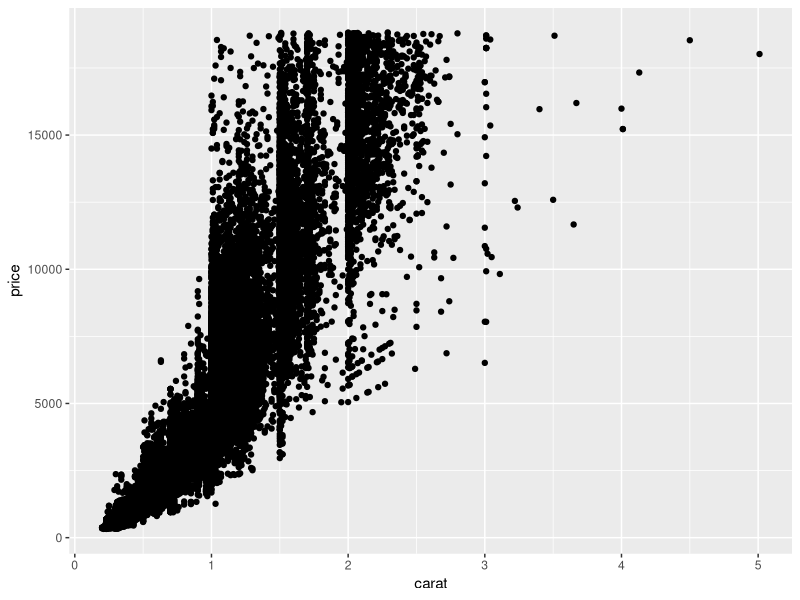
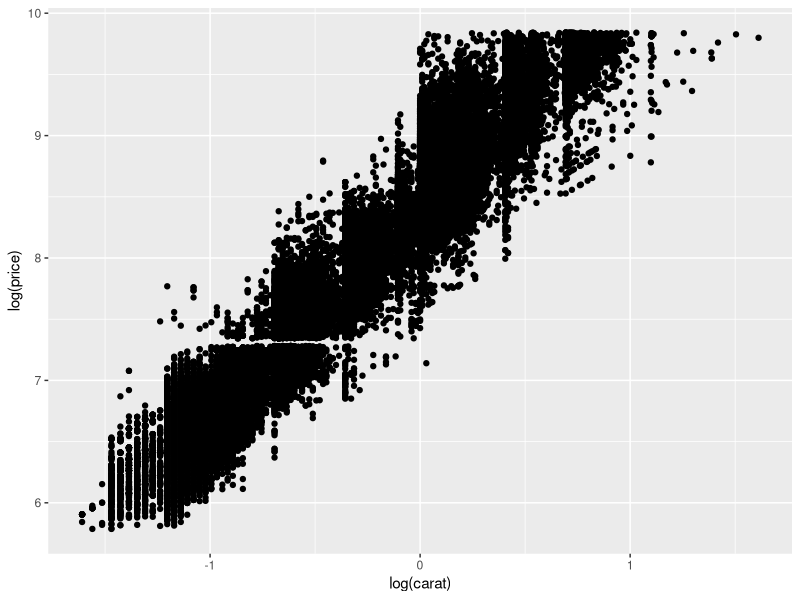
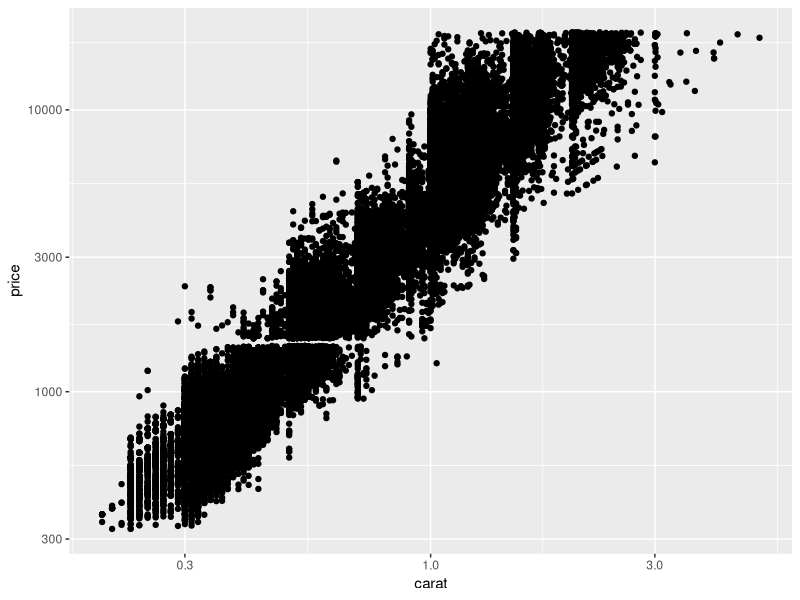
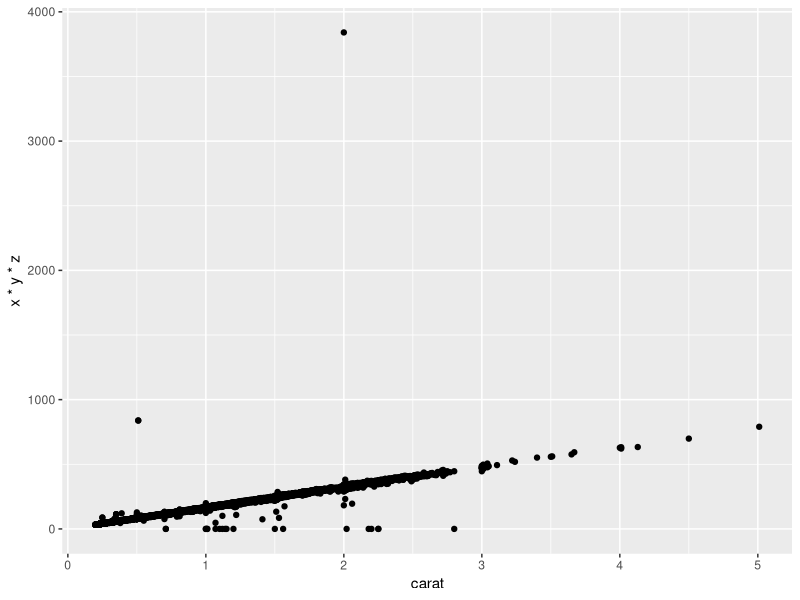
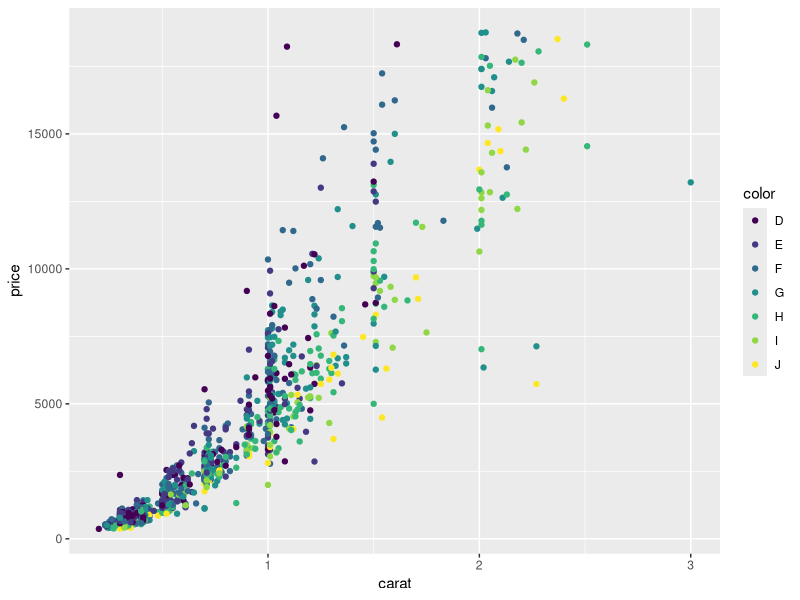
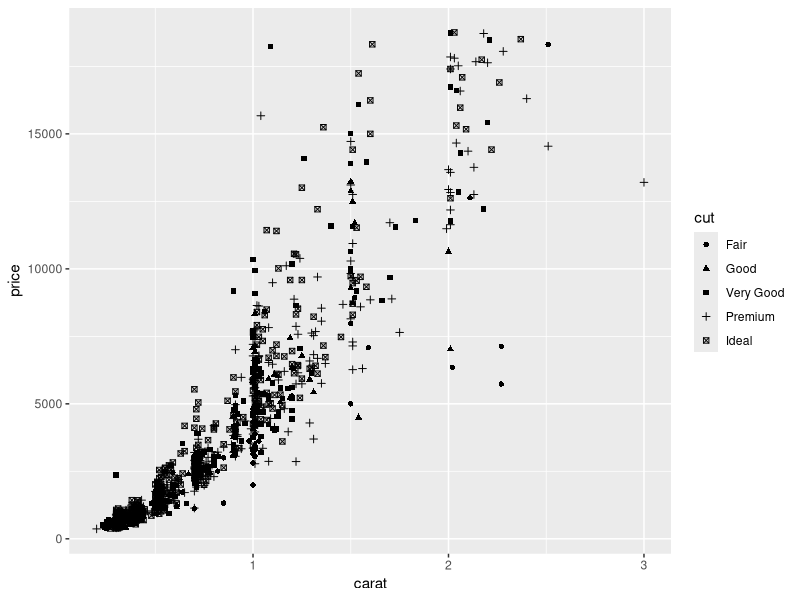
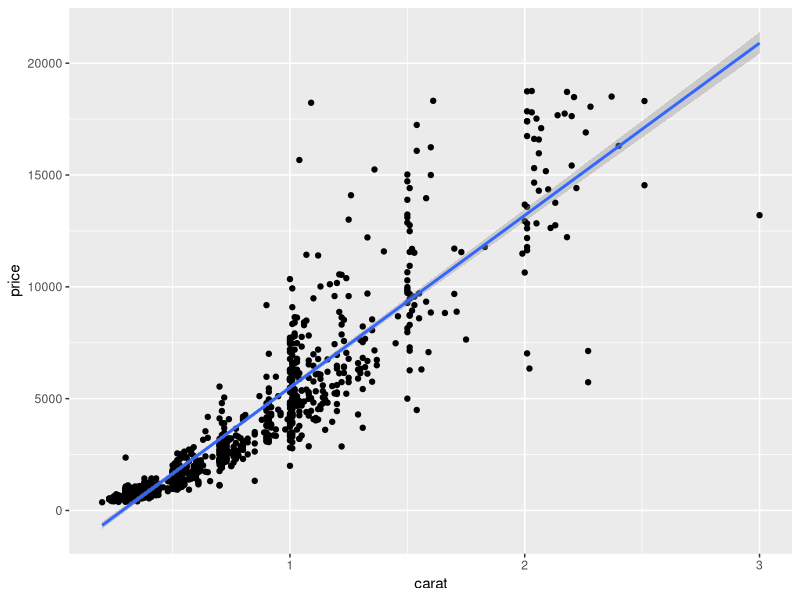
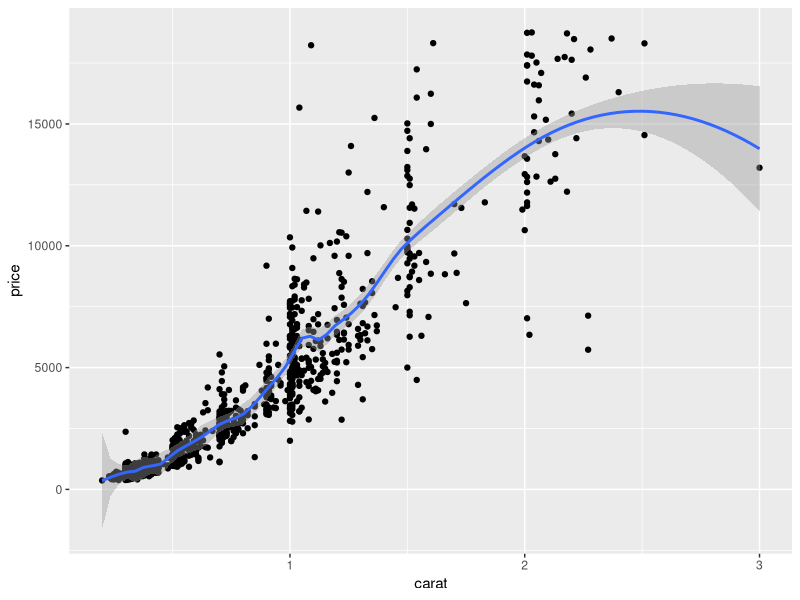

These charts were generated, in order, by the following R code: (Note: this script raises an error after producing the figures.)
## ---- chunk 1
# qplot(x, y = NULL, ..., data, facets = NULL,
#       margins = FALSE,geom = "auto", stat = list(NULL),
#       position = list(NULL), xlim = c(NA,NA),
#       ylim = c(NA, NA), log = "", main = NULL,
#       xlab = deparse(substitute(x)),
#       ylab = deparse(substitute(y)), asp = NA)
# 
# x, y与基本的plot()函数参数一致，指定图中x坐标和y坐标的值；
# ...为每个图层指定其他图形装饰属性，如颜色(colour)、形状(shape)、大小(size)等；
# data用于要分析的数据框；
# facets用来指定用于分面的变量，默认不指定分面变量；
# margins是否呈现图形边缘，默认不显示图形边缘；
# 
# geom为设定的几何对象，几何对象可以是一种，也可以是多种组合，如下为常用的几何对象：
# geom = 'point'，绘制散点图，当参数x和y指定时，默认为散点图；
# geom = 'smooth'，绘制平滑曲线和标准误，method参数可以指定平滑曲线的方法，如lm，loess，gam等；
# geom = 'boxplot'，绘制箱线图，参数colour控制外框颜色，fill指定填充颜色，size调节线的粗细；
# geom = 'path'或geom = 'line'，绘制线图；
# geom = 'histogram'，绘制直方图，当只提供x参数的数据时默认为直方图，可以指定直方图的组距参数binwidth = ，fill参数为直方图添加填充颜色；
# geom = 'freqploy'，绘制频率多变形；
# geom = 'density'，绘制密度曲线，adjust参数控制曲线的平滑程度，取值越大，越平滑；
# geom = 'bar'，绘制条形图，对于明细数据，条形图的纵坐标为频数；对于已经汇总的数据需要使用weight参数指定已汇总的变量；
# geom = 'jitter'，绘制扰动点图，可以查看各位置下的疏密情况，还可以配合alpha = I()参数一起使用，alpha值越小则越透明；
# 
# stat为字符向量，用于指定统计函数；
# position为字符向量，用于调整图形的位置；
# xlim和ylim指定图形横纵坐标的范围，与plot函数中xlim，ylim参数一致；
# log进行横纵坐标的对数转换，可也是log='x'或log='y'或log='xy';
# main为图形添加标题，与plot函数中main参数一致；
# xlab和ylab为图形横纵坐标添加标题，与plot函数中xlab，ylab参数一致。
## ---- chunk 2
#下载并安装ggplot2包
if(!suppressWarnings(require('ggplot2'))){
  install.packages('ggplots')
  require('ggplot2')
  }
head(diamonds)
## ---- chunk 3
#绘制diamonds数据集中carat与price的散点图
qplot(carat, price, data = diamonds)

#对x和y坐标做对数变换，可以使用log参数
qplot(log(carat), log(price), data = diamonds)

#或者
qplot(carat, price, data = diamonds, log='xy')

#绘制砖石重量与体积的散点图
qplot(carat, x*y*z, data = diamonds)
## ---- chunk 4
#对diamonds数据集进行抽样
set.seed(1234)
dia_sample <- diamonds[
sample(1:nrow(diamonds),1000),]
#为散点图添加图形的其他装饰属性，使用col参数添加颜色
qplot(carat, price, data = dia_sample, col = color)
#为散点图添加图形的其他装饰属性，使用shape参数添加形状属性
qplot(carat, price, data = dia_sample, shape = cut)
## ---- chunk 5
#为散点图添加拟合曲线，使用method参数定义平滑曲线的方法
qplot(carat, price, data = dia_sample,
      geom = c('point','smooth'), method = 'lm')
#loess法，span越小，平滑线越弯曲
qplot(carat, price, data = dia_sample,
      geom = c('point','smooth'),
      method = 'loess', span = 0.2)
## ---- chunk 6
#绘制箱线图,为箱线图添加边缘色（colour参数）和填充色（fill参数）
qplot(color, price/carat, data = diamonds,
      geom = 'boxplot', colour = I('red'),
      fill = I('blue'))
## ---- chunk 7
#绘制线图（这里使用ggplot2包自带的ecnomics数据集，绘制时间序列图）
qplot(date, unemploy/pop, data = economics, geom = 'line')
#或者
qplot(date, unemploy/pop, data = economics, geom = 'path')
## ---- chunk 8
#绘制直方图，使用binwidth参数设置直方图的组距，默认纵坐标为频数
qplot(x = carat, data = diamonds, geom = 'histogram',
      binwidth = 0.1, xlim = c(0,3))
## ---- chunk 9
#用..density..参数设定纵坐标为频率，facets参数实现分面绘图
qplot(x = carat, ..density.., data = diamonds,
      facets = color~., geom = 'histogram',
      binwidth = 0.1, colour = I('black'),
      fill = I('blue'), xlim = c(0,3))
## ---- chunk 10
#绘制密度曲线
qplot(x = carat, data = diamonds, geom = 'density')
qplot(x = carat, data = diamonds, geom = 'density',col = color)
## ---- chunk 11
#绘制条形图，使用fill参数实现叠加条形图的绘制
qplot(x = color, data = diamonds, geom = 'bar', fill = cut)
## ---- chunk 12
#对已经汇总的数据做条形图，需要添加weight参数指定频数
x <- rpois(1000,3)
df <- as.data.frame(table(x))
qplot(x = x, weight = Freq, data = df, geom = 'bar')
## ---- chunk 13
#绘制扰动点图
qplot(x = cut, y = price, data = diamonds, geom = 'jitter')
#添加alpha参数设定透明度
qplot(x = cut, y = price, data = diamonds,
      geom = 'jitter', alpha = I(0.1))
## ---- chunk 14
# ggplot(data = df, mapping = aes(x = , y = , ...))
# 使用ggplot2包进行绘图，对数据的要求必须是数据框，
# 如果数据集发生了变化，可以使用“%+%”来代替原来的数据集；
# aes()参数可以定义图形的属性，这里的属性可以是x轴或y轴所对应数据集的变量，
# 也可以是形状、颜色、尺寸、填充，分组等。
# 需要注意的是，aes()参数所设定的属性值必须是数据集中的变量，不可以是自定义的常量,
# 如果必须要添加属性映射为一个常量，可以做图层函数中添加。
# 还可以通过加号（+）来添加或修改或删除图形属性映射。
## ---- chunk 15
library(ggplot2)
library(gridExtra)
# 添加（在ggplot()函数外添加图形映射aes）：
p1 <- ggplot(data = mpg)
p1 <- p1 + aes(x = hwy, y = displ,
               colour = factor(cyl)) + geom_point()
# 修改（将x轴由原来的hwy改为cty）：
p2 <- p1 + aes(x = cty, y = displ,
               colour = factor(cyl)) + geom_point()
# 删除（删除颜色属性的映射）：
p3 <- p1 + aes(x = cty, y = displ, colour = NULL) + geom_point()
# 将三幅图组合到一张图中
grid.arrange(p1, p2, p3, ncol = 3, nrow = 1)
## ---- chunk 16
# 通过group = Subject实现每个男孩一条身高增长曲线
library(nlme)
p1 <- ggplot(data = Oxboys, mapping = 
               aes(x = age, y = height, group = Subject)) +
             geom_line()
p1
# 如果不指定分组变量，将会返回无意义的图
p2 <- ggplot(data = Oxboys, mapping =
               aes(x = age, y = height, group = 1)) + geom_line()
p2
# 为每一个男孩的身高增长曲线添加一条线性的平滑曲线显然不能反映所有男孩的趋势
p3 <- ggplot(data = Oxboys, mapping =
               aes(x = age, y = height, group = Subject)) + 
             geom_line() + 
             geom_smooth(mapping = aes(group = Subject),
                         method = 'lm', se = FALSE,
                         size = 2, colour = 'blue')
p3
# 这时绘制所有男孩的平滑曲线时，就不能添加分组属性
p4 <- ggplot(data = Oxboys, mapping =
               aes(x = age, y = height, group = Subject)) +
             geom_line() +
             geom_smooth(mapping = aes(group = 1),
                         method = 'lm', se = FALSE,
                         size = 2, colour = 'blue')
p4
## ---- chunk 17
# 通过加号（+）添加图层函数，实现图层的叠加，以添加条形图图层为例：
#  + geom_bar(mapping = NULL, data = NULL,
#             stat = "bin", position = "stack",...)
# mapping：可以为每个图层添加各自的图形属性映射，用aes()函数包含各种属性映射；
# data：可以为每个图层指定不同的数据集，默认情况下使用ggplot()函数指定的数据集；
# stat：可以为每个图层添加不同的统计变换，对于条形图来说，默认的统计变换封箱bin；
# position：实现图层的位置调整，默认情况下是堆叠图，还可以指定填充图（fill）和并列图（dodge）
# ...：可以指定的其他参数，如透明度、尺寸等。
## ---- chunk 18
# 可以通过加号（+）添加统计变换函数，实现图层上的统计变换，这里以qq图为例：
#  + stat_qq(mapping = NULL, data = NULL,
#            geom = "point",position = "identity",
#            distribution = qnorm, dparams = list(),
#            na.rm = FALSE, ...)
# mapping：为每个统计变换函数添加各自的图形映射；
# data：为每个统计变换函数指定不同的数据集；
# geom：为每个统计变换函数添加不同几何对象，这里默认为点图；
# position：可以实现每个统计变换函数的位置调整；
# distribution：这里指定stat_qq()函数中的分布函数，用字符串表示，默认为正态分位数函数（'qnorm'）；
# dparams：为指定的某种分布的分位数函数设置参数；
# na.rm：为每个统计变换函数选择缺失值的处理方式，默认情况下，剔除缺失值并返回警告信息。
## ---- chunk 19
library(ggplot2)
library(gridExtra)
set.seed(1234)
x <- rt(1000,3)
#绘制正态分布的QQ图
p1 <- ggplot(data = NULL, mapping = aes(sample = x)) +
             stat_qq(distribution = qnorm)
#绘制t分布的QQ图
p2 <- ggplot(data = NULL, mapping = aes(sample = x)) +
             stat_qq(distribution = qt, dparams = list(df = 3))
#合并以上两张图
grid.arrange(p1, p2, ncol = 2, nrow = 1)
## ---- chunk 20
# 位置调整就是对图层元素进行微调，当前ggplot2包含如下5种位置调整参数：
# position = 'dodge'，避免重叠，并排放置；
# position = 'fill'，堆叠图形元素，并将高度标准化为1；
# position = 'stack'，将图形元素堆叠起来；
# position = 'jitter'，给点添加扰动，避免重合；
# position = 'identity'，不对图形元素进行任何调整。
# 位置调整一般多用于处理离散数据，因为连续数据一般很少出现完全重叠的问题。
## ---- chunk 21
library(ggplot2)
library(gridExtra)
#堆叠条形图
bar_stack <- ggplot(data = mtcars,
                    mapping = aes(x = factor(am),
                                  fill = factor(cyl))) + 
                    geom_bar(stat = 'count', position = 'stack')
#填充条形图
bar_fill <- ggplot(data = mtcars,
                   mapping = aes(x = factor(am),
                                 fill = factor(cyl))) + 
                   geom_bar(stat = 'count', position = 'fill')
#并列条形图
bar_bodge <- ggplot(data = mtcars,
                    mapping = aes(x = factor(am),
                                  fill = factor(cyl))) + 
                    geom_bar(stat = 'count', position = 'dodge')
#合并三张图为一张图
grid.arrange(bar_stack, bar_fill, bar_bodge, ncol = 3, nrow = 1)
## ---- chunk 22
library(ggplot2)
set.seed(1234)
x <- rnorm(100,mean = 2, sd = 3)
y <- 1.5 + 2*x + rnorm(100)
df <- data.frame(x = x, y = y)
ggplot(data = df, mapping = aes(x = x, y = y)) + geom_point()
## ---- chunk 23
set.seed(1234)
x <- rnorm(100,mean = 2, sd = 3)
y <- 1.5 + 2*x + rnorm(100)
z <- sample(c(0,1), size = 100, replace = TRUE)
df <- data.frame(x = x, y = y, z = z)
# 将数值型变量转换为因子型变量
df$z <- factor(df$z)
# 分组变量赋值给颜色属性
ggplot(data = df, mapping = aes(x = x, y = y, colour = z)) + geom_point(size = 3)
# 分组变量赋值给形状属性
ggplot(data = df, mapping = aes(x = x, y = y, shape = z)) + geom_point(size = 3)
## ---- chunk 24
ggplot(data = df, mapping = aes(x = x, y = y, colour = z, shape = z)) + geom_point(size = 3) +                  scale_color_brewer(palette = 'Accent') + scale_shape_manual(values = c(2,16))
## ---- chunk 25
x <- c(10,13,11,15,18,20,21,22,24,26)
y <- c(76,60,70,58,55,48,44,40,26,18)
z <- c(100,120,300,180,80,210,30,95,145,420)
df <- data.frame(x = x, y = y, z = z)
#将连续变量映射给颜色属性
ggplot(data = df, mapping = aes(x = x, y = y, colour = z)) + geom_point(size = 3)
## ---- chunk 26
ggplot(data = df, mapping = aes(x = x, y = y, colour = z)) + geom_point(size = 3) +
       scale_colour_gradient(low = 'lightblue', high = 'darkblue')
## ---- chunk 27
#将连续变量映射给大小属性
ggplot(data = df, mapping = aes(x = x, y = y, size = z)) + geom_point()
## ---- chunk 28
#自定义色阶间隔
ggplot(data = df, mapping = aes(x = x, y = y, fill = z)) + 
       geom_point(shape = 21, size = 3) +
       scale_fill_continuous(low = 'lightblue', high = 'darkblue', breaks =
                               c(100,150,200,300,350,400))
#自定义球大小的间隔
ggplot(data = df, mapping = aes(x = x, y = y, size = z)) + 
       geom_point() +
       scale_size_continuous(breaks = c(100,150,200,300,350,400), 
                             guide = guide_legend())
## ---- chunk 29
#将连续变量值的大小与球的大小成比例
ggplot(data = df, mapping = aes(x = x, y = y, size = z)) + 
       geom_point() +
       scale_size_area(max_size = 10)
## ---- chunk 30
set.seed(1234)
x <- rnorm(10000)
y <- rnorm(10000,0,2)
df <- data.frame(x = x, y = y)
#不作任何处理
ggplot(data = df, mapping = aes(x = x, y = y)) + geom_point()
## ---- chunk 31
#使用透明度处理点的重叠问题
ggplot(data = df, mapping = aes(x = x, y = y)) + geom_point(alpha = 0.1)
#分箱，并用矩阵表示
ggplot(data = df, mapping = aes(x = x, y = y)) + stat_bin2d()
## ---- chunk 32
#设置bins为50
ggplot(data = df, mapping = aes(x = x, y = y)) + stat_bin2d(bins = 50) +
       scale_fill_gradient(low = 'steelblue', high = 'darkred', limits = c(0,100), breaks = 
                             c(0,25,50,100))
## ---- chunk 33
#分箱，并用六边形表示
ggplot(data = df, mapping = aes(x = x, y = y)) + 
       stat_binhex(binwidth = c(0.2,0.3)) + 
       scale_fill_gradient(low = 'lightgreen', high = 'darkred', 
                           limits = c(0,100), breaks =
                           c(0,25,50,100))
## ---- chunk 34
#使用stat_density2d作二维密度估计，并将等高线添加到散点图中
ggplot(data = df, mapping = aes(x = x, y = y)) + 
       geom_point() + 
       stat_density2d()
#使用大小与分布密度成正比例的点
ggplot(data = df, mapping = aes(x = x, y = y)) + 
       stat_density2d(geom = 'point', 
                      aes(size = ..density..), 
                      contour = FALSE) + 
       scale_size_area()
## ---- chunk 35
#使用热图展示数据分布密度情况
ggplot(data = df, mapping = aes(x = x, y = y)) + 
       stat_density2d(geom = 'tile', 
                      aes(fill = ..density..), contour = FALSE)
## ---- chunk 36
#向散点图中添加边际地毯
ggplot(data = faithful, mapping = aes(x = eruptions, y = waiting)) + 
       geom_point() +
       geom_rug()
## ---- chunk 37
ggplot(data = faithful, mapping = aes(x = eruptions, y = waiting)) + 
       geom_point() +
       geom_rug(position = 'jitter', size = 0.1)
## ---- chunk 38
set.seed(1234)
x <- rep(1:5, each = 1000)
y <- c(rnorm(1000),rnorm(1000,1,2),rnorm(1000,3,4),rt(1000,2),rt(1000,4))
df <- data.frame(x = x, y = y)
df$x <- factor(df$x)
#不作任何处理的散点图
ggplot(data = df, mapping = aes(x = x, y = y)) + geom_point()
## ---- chunk 39
#给数据点添加随机扰动
ggplot(data = df, mapping = aes(x = x, y = y)) + geom_point(position = 'jitter')
## ---- chunk 40
# 水平方向上添加50%的扰动量
ggplot(data = df, mapping = aes(x = x, y = y)) + 
       geom_point(position = position_jitter(width = 0.5, height = 0))
## ---- chunk 41
#绘制箱线图
ggplot(data = df, mapping = aes(x = x, y = y)) + 
       geom_boxplot(mapping = aes(group = x),
       fill = 'steelblue')
## ---- chunk 42
#不添加任何拟合线
ggplot(data = iris, mapping = aes(x = Petal.Length, y = Petal.Width, colour = Species)) +
       geom_point()
#添加线性拟合线
ggplot(data = iris, mapping = aes(x = Petal.Length, y = Petal.Width, colour = Species)) +
       geom_point() + stat_smooth(method = 'lm')
#添加局部加权多项式曲线
ggplot(data = iris, mapping = aes(x = Petal.Length, y = Petal.Width, colour = Species)) +
       geom_point() + stat_smooth(method = 'loess')
## ---- chunk 43
#添加Logistic曲线
library(MASS)
b <- biopsy
#绘制Logistic曲线必须将因变量强制转换为0-1
b <- transform(b, class_trans = ifelse(class == 'benign', 0, 1))
ggplot(data = b, mapping = aes(x = V1, y = class_trans)) + 
       geom_point(position =position_jitter(width = 0.3, height = 0.06), 
                  alpha = 0.4, shape = 21, size = 2) +
       stat_smooth(method = glm, method.args = list(family = "binomial"))
## ---- chunk 44
value1 <- rep(c('高价值','中价值','低价值'), each = 3)
value2 <- rep(c('高价值','中价值','低价值'), times = 3)
nums <- c(500,287,123,156,720,390,80,468,1200)
df <- data.frame(value1 = value1, value2 = value2, nums = nums)
df$value1 <- factor(df$value1, levels = c('高价值','中价值','低价值'), order = TRUE)
df$value2 <- factor(df$value2, levels = c('低价值','中价值','高价值'), order = TRUE)
ggplot(data = df, mapping = aes(x = value1, y = value2, size = nums)) +
       geom_point(colour = 'steelblue') + scale_size_area(max_size = 30, guide = FALSE) +
       geom_text(aes(label = nums), vjust = 0, colour = 'black', size = 5)
## ---- chunk 45
set.seed(1234)
names <- letters
Score <- runif(26, min = 55, max = 90)
df <- data.frame(names = names, Score = Score)
#条形图
ggplot(data = df, mapping = aes(x = reorder(names,Score), y = Score)) + 
       geom_bar(stat = 'identity', fill = 'steelblue', colour = 'black') + 
       xlab('Name') + geom_text(aes(label = round(Score)), vjust = 1)
#Cleveland点图
ggplot(data = df, mapping = aes(x = reorder(names,Score), y = Score)) + 
       geom_point(size = 5, shape = 21, fill = 'steelblue', colour = 'black') + 
       xlab('Name')
## ---- chunk 46
#使用pairs()函数绘制散点图矩阵
data(tips, package = "reshape")
pairs(tips[,1:3])

#使用car包中的scatterplot.matrix()函数
library(car)
scatterplot.matrix(tips[,1:3])

#使用GGally包中的ggpairs()函数绘制散点图矩阵
library(GGally)
ggpairs(tips[, 1:3])
## ---- chunk 47
x <- c('A','B','C','D','E') 
y <- c(13,22,16,31,8) 
df <- data.frame(x= x, y = y)
ggplot(data = df, mapping = aes(x = x, y = y)) + geom_bar(stat= 'identity')
## ---- chunk 48
set.seed(1234) 
x <- sample(c('A','B','C','D'), size = 1000, replace= TRUE, prob = c(0.2,0.3,0.3,0.2)) 
y <- rnorm(1000) * 1000
df = data.frame(x= x, y = y) 
ggplot(data = df, mapping = aes(x = x)) + geom_bar(stat = 'count')
## ---- chunk 49
set.seed(1234) 
x <- sample(c(1,2,4,6,7), size = 1000, replace = TRUE,prob = c(0.1,0.2,0.2,0.3,0.2)) 
ggplot(data = data.frame(x = x), mapping= aes(x = x, y = ..count..)) + geom_bar(stat = 'count')
## ---- chunk 50
ggplot(data = data.frame(x = x), mapping = aes(x = factor(x), y = ..count..))+ geom_bar(stat = 'count')
## ---- chunk 51
ggplot(data = data.frame(x = x), mapping = aes(x = factor(x), y = ..count..))+ geom_bar(stat = 'count', fill = 'steelblue', colour = 'darkred')
## ---- chunk 52
x <- rep(1:5, each = 3) 
y <- rep(c('A','B','C'),times = 5) 
set.seed(1234)
z <- round(runif(min = 10, max = 20, n = 15)) 
df <- data.frame(x= x, y = y, z = z) 
ggplot(data = df, mapping = aes(x = factor(x), y = z,fill = y)) + 
       geom_bar(stat = 'identity', position = 'dodge')
## ---- chunk 53
ggplot(data = df, mapping = aes(x = factor(x), y = z, fill = y)) + geom_bar(stat= 'identity', position = 'stack')
## ---- chunk 54
ggplot(data = df, mapping = aes(x = factor(x), y = z, fill = y)) + geom_bar(stat= 'identity', position = 'stack') + guides(fill = guide_legend(reverse= TRUE))
## ---- chunk 55
ggplot(data = df, mapping = aes(x = factor(x), y = z, fill = y)) + 
       geom_bar(stat= 'identity', position = 'fill')
## ---- chunk 56
ggplot(data = df, mapping = aes(x = factor(x), y = z, fill = y)) + 
       geom_bar(stat= 'identity', position = 'dodge') + 
       scale_fill_brewer(palette = 'Accent')
## ---- chunk 57
col <- c('darkred','skyblue','purple')
ggplot(data = df, mapping =aes(x = factor(x), y = z, fill = y)) + 
       geom_bar(stat = 'identity', colour= 'black', position = 'dodge') +
       scale_fill_manual(values = col, limits= c('B','C','A')) + 
       xlab('x')
## ---- chunk 58
#不经排序的条形图，默认按x值的顺序产生条形图 
x <- c('A','B','C','D','E','F','G') 
y <- c('xx','yy','yy','xx','xx','xx','yy') 
z <- c(10,33,12,9,16,23,11) 
df <- data.frame(x = x, y = y, z = z) 
ggplot(data = df, mapping = aes(x= x, y = z, fill = y)) + 
       geom_bar(stat = 'identity')
## ---- chunk 59
ggplot(data = df, mapping = aes(x = reorder(x, z), y = z, fill = y)) + 
       geom_bar(stat = 'identity') + xlab('x')
## ---- chunk 60
set.seed(1234) 
x = 1980 + 1:35 
y = round(100*rnorm(35)) 
df <- data.frame(x= x, y = y) 
#判断y是否为正值 
df <- transform(df, judge=ifelse(y>0,'Yes', 'No'))
ggplot(data = df, mapping = aes(x = x, y = y, fill = judge)) + 
       geom_bar(stat = 'identity', position = 'identity') + 
       scale_fill_manual(values = c('blue','red'), guide = FALSE) + 
       xlab('Year')
## ---- chunk 61
x = c('A','B','C','D','E') 
y = c(10,20,15,22,18) 
df <- data.frame(x = x, y = y) 
#不作任何条形宽度的调整 
ggplot(data = df, mapping = aes(x = x, y = y)) + 
       geom_bar(stat = 'identity', fill = 'steelblue', colour = 'black')
## ---- chunk 62
#使条形宽度变宽
ggplot(data = df, mapping = aes(x = x, y = y)) + 
       geom_bar(stat = 'identity', fill = 'steelblue', colour = 'black', width = 1)
## ---- chunk 63
x <- rep(1:5, each = 3) 
y <- rep(c('A','B','C'),times = 5) 
set.seed(1234)
z <- round(runif(min = 10, max = 20, n = 15)) 
df <- data.frame(x= x, y = y, z = z) 
#不作任何条形宽度和条形距离的调整 
ggplot(data = df, mapping = aes(x= factor(x), y = z, fill = y)) + 
       geom_bar(stat = 'identity', position ='dodge')
## ---- chunk 64
#调整条形宽度和条形距离
ggplot(data = df, mapping = aes(x = factor(x), y = z, fill = y)) + 
       geom_bar(stat= 'identity', width = 0.5, position = position_dodge(0.7))
## ---- chunk 65
x <- rep(1:5, each = 3) 
y <- rep(c('A','B','C'),times = 5)
set.seed(1234)
z <- round(runif(min = 10, max = 20, n = 15)) 
df <- data.frame(x= x, y = y, z = z) 
ggplot(data = df, mapping = aes(x = interaction(x,y), y = z, fill = y)) + 
       geom_bar(stat = 'identity') + 
       geom_text(mapping = aes(label= z))
## ---- chunk 66
ggplot(data = df, mapping = aes(x = interaction(x,y), y = z, fill = y))+ 
       geom_bar(stat = 'identity') + 
       ylim(0,max(z)+1) + 
       geom_text(mapping =aes(label = z), size = 8, colour = 'orange', vjust = 1)
## ---- chunk 67
ggplot(data = df, mapping = aes(x = x, y = z, fill = y)) + geom_bar(stat
= 'identity', position = 'dodge') + geom_text(mapping = aes(label = z),
size = 5, colour = 'black', vjust = 1, hjust = .5, position = position_dodge(0.9))
## ---- chunk 68
ggplot(data = df, mapping = aes(x = x, y = z, fill = y)) + 
       geom_bar(stat = 'identity', position = 'stack') + 
       geom_text(mapping = aes(label = z),size = 5, colour = 'black', 
                 vjust = 3.5, hjust = .5, position = position_stack())
